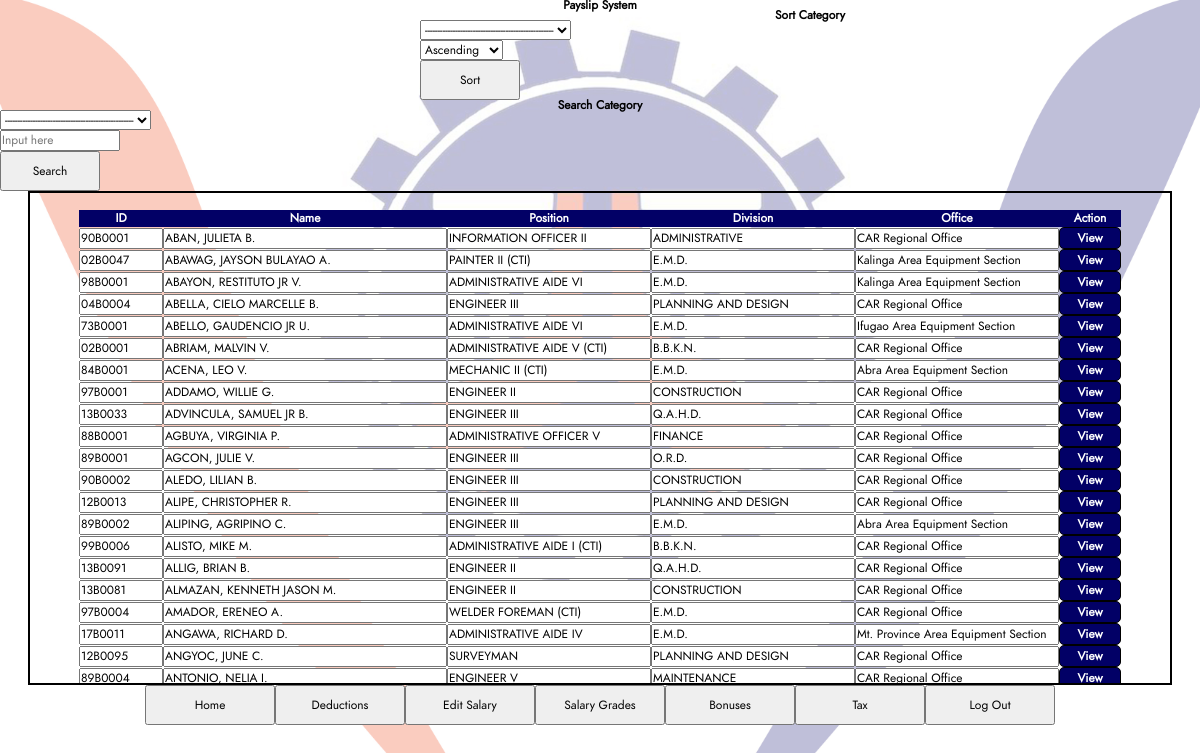
The page /Payroll/php/bonuses.php (signed in) on the database its author committed.
### tables this page shows
CREATE TABLE `employees` (
  `id` varchar(25) NOT NULL,
  `lastname` varchar(45) NOT NULL,
  `firstname` varchar(45) NOT NULL,
  `middlename` varchar(45) NOT NULL,
  `division` varchar(45) DEFAULT NULL,
  `office` varchar(50) DEFAULT NULL,
  `position` varchar(45) NOT NULL,
  `salarygrade` varchar(20) DEFAULT NULL,
  `bpno` varchar(25) DEFAULT NULL,
  `middle_initial` varchar(25) DEFAULT NULL,
  `prefix` varchar(25) DEFAULT NULL,
  `extention` varchar(25) DEFAULT NULL,
  `birthdate` date DEFAULT NULL,
  `crn` varchar(25) DEFAULT NULL,
  PRIMARY KEY (`id`)
);

### Payroll/php/bonuses.php (the view, shortened to what this page needs)
<!DOCTYPE html>
<html>
<head>
	<?php
		include 'dbconn.php';
		include 'links.php';
	?>
</head>
<body>
<h3>Payslip System</h3>
<?php
	include 'search_main.php';
?>
<div id="main">
<div id="inner_main">
<br>
<?php
	$result = $conn->query("SELECT *, date_format(birthdate, '%m/%d/%Y') as bday FROM employees");
	echo "<table>";
	echo "<tr>
				<th>ID</th>
				<th>Name</th>
				<th>Position</th>
				<th>Division</th>
				<th>Office</th>
				<th>Action</th>
		  </tr>";
	while ($row = $result->fetch_assoc()) {
		echo "<tr>
					<td><input readonly class='tb_size_small' type ='text' value='".$row['id']."'/></td>
					<td><input readonly class='tb_size_large' type ='text' value='".$row['lastname'].", ".$row['firstname']." ".$row['middle_initial'].".'/></td>
					<td><input readonly class='tb_size_medium' type ='text' value='".$row['position']."'/></td>
					<td><input readonly class='tb_size_medium' type ='text' value='".$row['division']."'/></td>
					<td><input readonly class='tb_size_medium' type ='text' value='".$row['office']."'/></td>
					<td style = 'text-align: center;'><a href= 'portal_view.php?id=".$row['id']."'>View</a></td>
			  </tr>";
	}
	echo "</table>";
?>
</div>
</div>
<?php
	include 'universal_footer.php';
?>
</body>
</html>

### Payroll/style/style.css (style rules this page uses)
* { font-family: Tahoma,Verdana,Segoe,sans-serif; font-size: 12px; }
th { background: #020066; color: white; }
body { background-image: url('../resource/bgps.jpg'); background-size: 100%; }
h3, h2 { text-align: center; line-height: 10px; }
table { border-spacing: 0; }
a { background-color: white; text-decoration: none; display: block; width: 50px; height: 10px; background: #020066; padding: 5px; text-align: center; border-radius: 5px; color: white; font-weight: bold; line-height: 10px; border: 1px solid black; margin: auto; }
input { word-wrap: break-word; }
#main { width: 95%; margin: auto; height: 490px; border: solid 2px black; overflow: auto; }
#inner_main table { width: 300px; margin: auto; }
.tb_size_small { width: 80px; }
.tb_size_medium { width: 200px; }
.tb_size_large { width: 280px; }

### rows shown on the page
employees: id "90B0001", lastname+firstname+middle_initial "ABAN, JULIETA B.", position "INFORMATION OFFICER II", division "ADMINISTRATIVE", office "CAR Regional Office"
employees: id "02B0047", lastname+firstname+middle_initial "ABAWAG, JAYSON BULAYAO A.", position "PAINTER II (CTI)", division "E.M.D.", office "Kalinga Area Equipment Section"
employees: id "98B0001", lastname+firstname+middle_initial "ABAYON, RESTITUTO JR V.", position "ADMINISTRATIVE AIDE VI", division "E.M.D.", office "Kalinga Area Equipment Section"
employees: id "04B0004", lastname+firstname+middle_initial "ABELLA, CIELO MARCELLE B.", position "ENGINEER III", division "PLANNING AND DESIGN", office "CAR Regional Office"
employees: id "73B0001", lastname+firstname+middle_initial "ABELLO, GAUDENCIO JR U.", position "ADMINISTRATIVE AIDE VI", division "E.M.D.", office "Ifugao Area Equipment Section"
employees: id "02B0001", lastname+firstname+middle_initial "ABRIAM, MALVIN V.", position "ADMINISTRATIVE AIDE V (CTI)", division "B.B.K.N.", office "CAR Regional Office"
employees: id "84B0001", lastname+firstname+middle_initial "ACENA, LEO V.", position "MECHANIC II (CTI)", division "E.M.D.", office "Abra Area Equipment Section"
employees: id "97B0001", lastname+firstname+middle_initial "ADDAMO, WILLIE G.", position "ENGINEER II", division "CONSTRUCTION", office "CAR Regional Office"
employees: id "13B0033", lastname+firstname+middle_initial "ADVINCULA, SAMUEL JR B.", position "ENGINEER III", division "Q.A.H.D.", office "CAR Regional Office"
employees: id "88B0001", lastname+firstname+middle_initial "AGBUYA, VIRGINIA P.", position "ADMINISTRATIVE OFFICER V", division "FINANCE", office "CAR Regional Office"
employees: id "89B0001", lastname+firstname+middle_initial "AGCON, JULIE V.", position "ENGINEER III", division "O.R.D.", office "CAR Regional Office"
employees: id "90B0002", lastname+firstname+middle_initial "ALEDO, LILIAN B.", position "ENGINEER III", division "CONSTRUCTION", office "CAR Regional Office"
employees: id "12B0013", lastname+firstname+middle_initial "ALIPE, CHRISTOPHER R.", position "ENGINEER III", division "PLANNING AND DESIGN", office "CAR Regional Office"
employees: id "89B0002", lastname+firstname+middle_initial "ALIPING, AGRIPINO C.", position "ENGINEER III", division "E.M.D.", office "Abra Area Equipment Section"
employees: id "99B0006", lastname+firstname+middle_initial "ALISTO, MIKE M.", position "ADMINISTRATIVE AIDE I (CTI)", division "B.B.K.N.", office "CAR Regional Office"
employees: id "13B0091", lastname+firstname+middle_initial "ALLIG, BRIAN B.", position "ENGINEER II", division "Q.A.H.D.", office "CAR Regional Office"
employees: id "13B0081", lastname+firstname+middle_initial "ALMAZAN, KENNETH JASON M.", position "ENGINEER II", division "CONSTRUCTION", office "CAR Regional Office"
employees: id "97B0004", lastname+firstname+middle_initial "AMADOR, ERENEO A.", position "WELDER FOREMAN (CTI)", division "E.M.D.", office "CAR Regional Office"
employees: id "17B0011", lastname+firstname+middle_initial "ANGAWA, RICHARD D.", position "ADMINISTRATIVE AIDE IV", division "E.M.D.", office "Mt. Province Area Equipment Section"
employees: id "12B0095", lastname+firstname+middle_initial "ANGYOC, JUNE C.", position "SURVEYMAN", division "PLANNING AND DESIGN", office "CAR Regional Office"
employees: id "89B0004", lastname+firstname+middle_initial "ANTONIO, NELIA I.", position "ENGINEER V", division "MAINTENANCE", office "CAR Regional Office"
